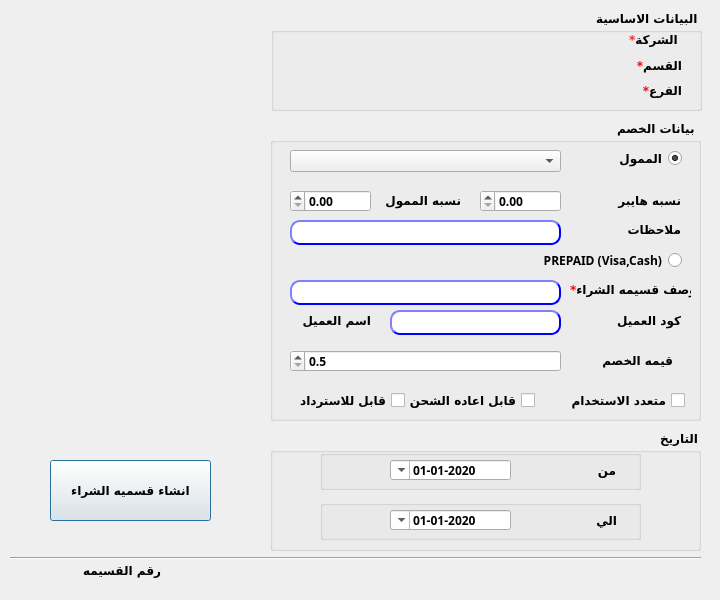
<?xml version="1.0" encoding="UTF-8"?>
<ui version="4.0">
 <class>CustomerGP</class>
 <widget class="QDialog" name="CustomerGP">
  <property name="geometry">
   <rect>
    <x>0</x>
    <y>0</y>
    <width>720</width>
    <height>600</height>
   </rect>
  </property>
  <property name="minimumSize">
   <size>
    <width>720</width>
    <height>600</height>
   </size>
  </property>
  <property name="maximumSize">
   <size>
    <width>720</width>
    <height>600</height>
   </size>
  </property>
  <property name="windowTitle">
   <string>انشاء قسيمه شراء</string>
  </property>
  <property name="layoutDirection">
   <enum>Qt::RightToLeft</enum>
  </property>
  <widget class="QPushButton" name="BTN_createVoucher">
   <property name="geometry">
    <rect>
     <x>50</x>
     <y>460</y>
     <width>161</width>
     <height>61</height>
    </rect>
   </property>
   <property name="font">
    <font>
     <family>29LT Bukra Regular</family>
     <weight>75</weight>
     <bold>true</bold>
    </font>
   </property>
   <property name="layoutDirection">
    <enum>Qt::RightToLeft</enum>
   </property>
   <property name="styleSheet">
    <string notr="true"/>
   </property>
   <property name="text">
    <string>انشاء قسميه الشراء</string>
   </property>
  </widget>
  <widget class="QLabel" name="label_num">
   <property name="geometry">
    <rect>
     <x>10</x>
     <y>560</y>
     <width>47</width>
     <height>21</height>
    </rect>
   </property>
   <property name="font">
    <font>
     <family>29LT Bukra Regular</family>
     <weight>75</weight>
     <bold>true</bold>
    </font>
   </property>
   <property name="text">
    <string/>
   </property>
  </widget>
  <widget class="QLabel" name="label_2">
   <property name="geometry">
    <rect>
     <x>80</x>
     <y>560</y>
     <width>81</width>
     <height>20</height>
    </rect>
   </property>
   <property name="font">
    <font>
     <family>29LT Bukra Regular</family>
     <weight>75</weight>
     <bold>true</bold>
    </font>
   </property>
   <property name="text">
    <string>رقم القسيمه : </string>
   </property>
  </widget>
  <widget class="QGroupBox" name="groupBox">
   <property name="geometry">
    <rect>
     <x>271</x>
     <y>10</y>
     <width>431</width>
     <height>101</height>
    </rect>
   </property>
   <property name="font">
    <font>
     <family>29LT Bukra Regular</family>
     <weight>75</weight>
     <bold>true</bold>
    </font>
   </property>
   <property name="title">
    <string>البيانات الاساسية</string>
   </property>
   <widget class="QWidget" name="">
    <property name="geometry">
     <rect>
      <x>350</x>
      <y>20</y>
      <width>61</width>
      <height>71</height>
     </rect>
    </property>
    <property name="font">
     <font>
      <family>29LT Bukra Regular</family>
      <weight>75</weight>
      <bold>true</bold>
     </font>
    </property>
    <layout class="QVBoxLayout" name="verticalLayout">
     <item>
      <widget class="QLabel" name="desc_6">
       <property name="font">
        <font>
         <family>29LT Bukra Regular</family>
         <weight>75</weight>
         <bold>true</bold>
        </font>
       </property>
       <property name="layoutDirection">
        <enum>Qt::RightToLeft</enum>
       </property>
       <property name="text">
        <string>&lt;html&gt;&lt;head/&gt;&lt;body&gt;&lt;p align=&quot;right&quot;&gt;&lt;span style=&quot; color:#ef2929;&quot;&gt;*&lt;/span&gt;الشركة &lt;/p&gt;&lt;/body&gt;&lt;/html&gt;</string>
       </property>
      </widget>
     </item>
     <item>
      <widget class="QLabel" name="desc_8">
       <property name="font">
        <font>
         <family>29LT Bukra Regular</family>
         <weight>75</weight>
         <bold>true</bold>
        </font>
       </property>
       <property name="layoutDirection">
        <enum>Qt::RightToLeft</enum>
       </property>
       <property name="text">
        <string>&lt;html&gt;&lt;head/&gt;&lt;body&gt;&lt;p align=&quot;right&quot;&gt;&lt;span style=&quot; color:#ff0000;&quot;&gt;*&lt;/span&gt;القسم&lt;/p&gt;&lt;/body&gt;&lt;/html&gt;</string>
       </property>
      </widget>
     </item>
     <item>
      <widget class="QLabel" name="desc_7">
       <property name="font">
        <font>
         <family>29LT Bukra Regular</family>
         <weight>75</weight>
         <bold>true</bold>
        </font>
       </property>
       <property name="layoutDirection">
        <enum>Qt::RightToLeft</enum>
       </property>
       <property name="text">
        <string>&lt;html&gt;&lt;head/&gt;&lt;body&gt;&lt;p align=&quot;right&quot;&gt;&lt;span style=&quot; color:#ff0000;&quot;&gt;*&lt;/span&gt;الفرع&lt;/p&gt;&lt;/body&gt;&lt;/html&gt;</string>
       </property>
      </widget>
     </item>
    </layout>
   </widget>
  </widget>
  <widget class="QGroupBox" name="groupBox_2">
   <property name="geometry">
    <rect>
     <x>270</x>
     <y>120</y>
     <width>431</width>
     <height>301</height>
    </rect>
   </property>
   <property name="font">
    <font>
     <family>29LT Bukra Regular</family>
     <weight>75</weight>
     <bold>true</bold>
    </font>
   </property>
   <property name="title">
    <string>بيانات الخصم</string>
   </property>
   <widget class="QRadioButton" name="radioButton">
    <property name="geometry">
     <rect>
      <x>330</x>
      <y>30</y>
      <width>82</width>
      <height>17</height>
     </rect>
    </property>
    <property name="font">
     <font>
      <family>29LT Bukra Regular</family>
      <weight>75</weight>
      <bold>true</bold>
     </font>
    </property>
    <property name="text">
     <string>الممول</string>
    </property>
    <property name="checked">
     <bool>true</bool>
    </property>
   </widget>
   <widget class="QDoubleSpinBox" name="LE_desc_6">
    <property name="geometry">
     <rect>
      <x>20</x>
      <y>70</y>
      <width>81</width>
      <height>22</height>
     </rect>
    </property>
    <property name="font">
     <font>
      <family>29LT Bukra Regular</family>
      <weight>75</weight>
      <bold>true</bold>
     </font>
    </property>
    <property name="styleSheet">
     <string notr="true"/>
    </property>
    <property name="minimum">
     <double>0.000000000000000</double>
    </property>
    <property name="maximum">
     <double>100.000000000000000</double>
    </property>
    <property name="value">
     <double>0.000000000000000</double>
    </property>
   </widget>
   <widget class="QLineEdit" name="LE_desc_7">
    <property name="geometry">
     <rect>
      <x>20</x>
      <y>100</y>
      <width>271</width>
      <height>25</height>
     </rect>
    </property>
    <property name="font">
     <font>
      <family>29LT Bukra Regular</family>
      <weight>75</weight>
      <bold>true</bold>
     </font>
    </property>
    <property name="styleSheet">
     <string notr="true">QLineEdit{
                                        background-color: white;
                                        border-style: outset;
                                        border-width: 2px;
                                        border-radius: 10px;
                                        border-color: blue;
                                        min-width: 6em;
                                        }
                                        QLineEdit:hover {
                                        background: qradialgradient(
                                        cx: 0.3, cy: -0.4, fx: 0.3, fy: -0.4,
                                        radius: 1.35, stop: 0 #fff, stop: 1 #bbb
                                        );
                                        }
                                       QLineEdit:pressed {
                                        border-style: inset;
                                        background: qradialgradient(
                                        cx: 0.4, cy: -0.1, fx: 0.4, fy: -0.1,
                                        radius: 1.35, stop: 0 #fff, stop: 1 #ddd
                                        );
                                        }
                                    </string>
    </property>
   </widget>
   <widget class="QCheckBox" name="checkBox_rechange">
    <property name="geometry">
     <rect>
      <x>134</x>
      <y>270</y>
      <width>131</width>
      <height>20</height>
     </rect>
    </property>
    <property name="font">
     <font>
      <family>29LT Bukra Regular</family>
      <weight>75</weight>
      <bold>true</bold>
     </font>
    </property>
    <property name="layoutDirection">
     <enum>Qt::RightToLeft</enum>
    </property>
    <property name="text">
     <string>قابل اعاده الشحن</string>
    </property>
   </widget>
   <widget class="QCheckBox" name="checkBox_Multi">
    <property name="geometry">
     <rect>
      <x>294</x>
      <y>270</y>
      <width>121</width>
      <height>20</height>
     </rect>
    </property>
    <property name="font">
     <font>
      <family>29LT Bukra Regular</family>
      <weight>75</weight>
      <bold>true</bold>
     </font>
    </property>
    <property name="layoutDirection">
     <enum>Qt::RightToLeft</enum>
    </property>
    <property name="text">
     <string>متعدد الاستخدام</string>
    </property>
   </widget>
   <widget class="QLabel" name="label_4">
    <property name="geometry">
     <rect>
      <x>110</x>
      <y>70</y>
      <width>81</width>
      <height>21</height>
     </rect>
    </property>
    <property name="font">
     <font>
      <family>29LT Bukra Regular</family>
      <weight>75</weight>
      <bold>true</bold>
     </font>
    </property>
    <property name="text">
     <string>نسبه الممول</string>
    </property>
   </widget>
   <widget class="QCheckBox" name="checkBox_refundable">
    <property name="geometry">
     <rect>
      <x>24</x>
      <y>270</y>
      <width>111</width>
      <height>20</height>
     </rect>
    </property>
    <property name="font">
     <font>
      <family>29LT Bukra Regular</family>
      <weight>75</weight>
      <bold>true</bold>
     </font>
    </property>
    <property name="layoutDirection">
     <enum>Qt::RightToLeft</enum>
    </property>
    <property name="text">
     <string>قابل للاسترداد</string>
    </property>
   </widget>
   <widget class="QDoubleSpinBox" name="LE_desc_3">
    <property name="geometry">
     <rect>
      <x>210</x>
      <y>70</y>
      <width>81</width>
      <height>22</height>
     </rect>
    </property>
    <property name="font">
     <font>
      <family>29LT Bukra Regular</family>
      <weight>75</weight>
      <bold>true</bold>
     </font>
    </property>
    <property name="styleSheet">
     <string notr="true"/>
    </property>
    <property name="minimum">
     <double>0.000000000000000</double>
    </property>
    <property name="maximum">
     <double>100.000000000000000</double>
    </property>
    <property name="value">
     <double>0.000000000000000</double>
    </property>
   </widget>
   <widget class="QLabel" name="desc_13">
    <property name="geometry">
     <rect>
      <x>10</x>
      <y>190</y>
      <width>91</width>
      <height>21</height>
     </rect>
    </property>
    <property name="font">
     <font>
      <family>29LT Bukra Regular</family>
      <weight>75</weight>
      <bold>true</bold>
     </font>
    </property>
    <property name="layoutDirection">
     <enum>Qt::RightToLeft</enum>
    </property>
    <property name="text">
     <string>&lt;html&gt;&lt;head/&gt;&lt;body&gt;&lt;p align=&quot;right&quot;&gt;&lt;span style=&quot; color:#ef2929;&quot;&gt;&lt;/span&gt;اسم العميل&lt;/p&gt;&lt;/body&gt;&lt;/html&gt;</string>
    </property>
   </widget>
   <widget class="QComboBox" name="Qcombo_sponser">
    <property name="geometry">
     <rect>
      <x>20</x>
      <y>30</y>
      <width>271</width>
      <height>22</height>
     </rect>
    </property>
    <property name="font">
     <font>
      <family>29LT Bukra Regular</family>
      <weight>75</weight>
      <bold>true</bold>
     </font>
    </property>
    <property name="layoutDirection">
     <enum>Qt::LeftToRight</enum>
    </property>
   </widget>
   <widget class="QLabel" name="label_3">
    <property name="geometry">
     <rect>
      <x>320</x>
      <y>70</y>
      <width>91</width>
      <height>21</height>
     </rect>
    </property>
    <property name="font">
     <font>
      <family>29LT Bukra Regular</family>
      <weight>75</weight>
      <bold>true</bold>
     </font>
    </property>
    <property name="text">
     <string>نسبه هايبر</string>
    </property>
   </widget>
   <widget class="QRadioButton" name="radioButton_2">
    <property name="geometry">
     <rect>
      <x>261</x>
      <y>130</y>
      <width>151</width>
      <height>20</height>
     </rect>
    </property>
    <property name="font">
     <font>
      <family>29LT Bukra Regular</family>
      <weight>75</weight>
      <bold>true</bold>
     </font>
    </property>
    <property name="text">
     <string>PREPAID (Visa,Cash)</string>
    </property>
   </widget>
   <widget class="QDoubleSpinBox" name="LE_desc_2">
    <property name="geometry">
     <rect>
      <x>20</x>
      <y>230</y>
      <width>271</width>
      <height>22</height>
     </rect>
    </property>
    <property name="font">
     <font>
      <family>29LT Bukra Regular</family>
      <weight>75</weight>
      <bold>true</bold>
     </font>
    </property>
    <property name="styleSheet">
     <string notr="true"/>
    </property>
    <property name="decimals">
     <number>1</number>
    </property>
    <property name="minimum">
     <double>0.500000000000000</double>
    </property>
    <property name="maximum">
     <double>99999.000000000000000</double>
    </property>
    <property name="value">
     <double>0.500000000000000</double>
    </property>
   </widget>
   <widget class="QLabel" name="label">
    <property name="geometry">
     <rect>
      <x>312</x>
      <y>230</y>
      <width>91</width>
      <height>21</height>
     </rect>
    </property>
    <property name="font">
     <font>
      <family>29LT Bukra Regular</family>
      <weight>75</weight>
      <bold>true</bold>
     </font>
    </property>
    <property name="text">
     <string>قيمه الخصم</string>
    </property>
   </widget>
   <widget class="QLabel" name="desc_11">
    <property name="geometry">
     <rect>
      <x>330</x>
      <y>190</y>
      <width>81</width>
      <height>21</height>
     </rect>
    </property>
    <property name="font">
     <font>
      <family>29LT Bukra Regular</family>
      <weight>75</weight>
      <bold>true</bold>
     </font>
    </property>
    <property name="layoutDirection">
     <enum>Qt::RightToLeft</enum>
    </property>
    <property name="text">
     <string>&lt;html&gt;&lt;head/&gt;&lt;body&gt;&lt;p align=&quot;right&quot;&gt;&lt;span style=&quot; color:#ef2929;&quot;&gt;&lt;/span&gt;كود العميل&lt;/p&gt;&lt;/body&gt;&lt;/html&gt;</string>
    </property>
   </widget>
   <widget class="QLineEdit" name="LE_desc">
    <property name="geometry">
     <rect>
      <x>20</x>
      <y>160</y>
      <width>271</width>
      <height>25</height>
     </rect>
    </property>
    <property name="font">
     <font>
      <family>29LT Bukra Regular</family>
      <weight>75</weight>
      <bold>true</bold>
     </font>
    </property>
    <property name="styleSheet">
     <string notr="true">QLineEdit{
                                        background-color: white;
                                        border-style: outset;
                                        border-width: 2px;
                                        border-radius: 10px;
                                        border-color: blue;
                                        min-width: 6em;
                                        }
                                        QLineEdit:hover {
                                        background: qradialgradient(
                                        cx: 0.3, cy: -0.4, fx: 0.3, fy: -0.4,
                                        radius: 1.35, stop: 0 #fff, stop: 1 #bbb
                                        );
                                        }
                                       QLineEdit:pressed {
                                        border-style: inset;
                                        background: qradialgradient(
                                        cx: 0.4, cy: -0.1, fx: 0.4, fy: -0.1,
                                        radius: 1.35, stop: 0 #fff, stop: 1 #ddd
                                        );
                                        }
                                    </string>
    </property>
   </widget>
   <widget class="QLineEdit" name="LE_desc_5">
    <property name="geometry">
     <rect>
      <x>120</x>
      <y>190</y>
      <width>171</width>
      <height>25</height>
     </rect>
    </property>
    <property name="font">
     <font>
      <family>29LT Bukra Regular</family>
      <weight>75</weight>
      <bold>true</bold>
     </font>
    </property>
    <property name="styleSheet">
     <string notr="true">QLineEdit{
                                        background-color: white;
                                        border-style: outset;
                                        border-width: 2px;
                                        border-radius: 10px;
                                        border-color: blue;
                                        min-width: 6em;
                                        }
                                        QLineEdit:hover {
                                        background: qradialgradient(
                                        cx: 0.3, cy: -0.4, fx: 0.3, fy: -0.4,
                                        radius: 1.35, stop: 0 #fff, stop: 1 #bbb
                                        );
                                        }
                                       QLineEdit:pressed {
                                        border-style: inset;
                                        background: qradialgradient(
                                        cx: 0.4, cy: -0.1, fx: 0.4, fy: -0.1,
                                        radius: 1.35, stop: 0 #fff, stop: 1 #ddd
                                        );
                                        }
                                    </string>
    </property>
   </widget>
   <widget class="QLabel" name="desc_5">
    <property name="geometry">
     <rect>
      <x>340</x>
      <y>100</y>
      <width>71</width>
      <height>20</height>
     </rect>
    </property>
    <property name="font">
     <font>
      <family>29LT Bukra Regular</family>
      <weight>75</weight>
      <bold>true</bold>
     </font>
    </property>
    <property name="text">
     <string>&lt;html&gt;&lt;head/&gt;&lt;body&gt;&lt;p align=&quot;right&quot;&gt;ملاحظات&lt;/p&gt;&lt;/body&gt;&lt;/html&gt;</string>
    </property>
   </widget>
   <widget class="QLabel" name="desc">
    <property name="geometry">
     <rect>
      <x>300</x>
      <y>160</y>
      <width>121</width>
      <height>20</height>
     </rect>
    </property>
    <property name="font">
     <font>
      <family>29LT Bukra Regular</family>
      <weight>75</weight>
      <bold>true</bold>
     </font>
    </property>
    <property name="text">
     <string>&lt;html&gt;&lt;head/&gt;&lt;body&gt;&lt;p align=&quot;right&quot;&gt;&lt;span style=&quot; color:#ff0000;&quot;&gt;*&lt;/span&gt;وصف قسيمه الشراء&lt;/p&gt;&lt;/body&gt;&lt;/html&gt;</string>
    </property>
   </widget>
  </widget>
  <widget class="QGroupBox" name="groupBox_3">
   <property name="geometry">
    <rect>
     <x>270</x>
     <y>430</y>
     <width>431</width>
     <height>121</height>
    </rect>
   </property>
   <property name="font">
    <font>
     <family>29LT Bukra Regular</family>
     <weight>75</weight>
     <bold>true</bold>
    </font>
   </property>
   <property name="title">
    <string>التاريخ</string>
   </property>
   <widget class="QGroupBox" name="groupBox_5">
    <property name="geometry">
     <rect>
      <x>50</x>
      <y>20</y>
      <width>321</width>
      <height>40</height>
     </rect>
    </property>
    <property name="font">
     <font>
      <family>29LT Bukra Regular</family>
      <weight>75</weight>
      <bold>true</bold>
     </font>
    </property>
    <property name="title">
     <string/>
    </property>
    <widget class="QDateTimeEdit" name="Qdate_from">
     <property name="geometry">
      <rect>
       <x>70</x>
       <y>10</y>
       <width>121</width>
       <height>20</height>
      </rect>
     </property>
     <property name="font">
      <font>
       <family>29LT Bukra Regular</family>
       <weight>75</weight>
       <bold>true</bold>
      </font>
     </property>
     <property name="layoutDirection">
      <enum>Qt::RightToLeft</enum>
     </property>
     <property name="minimumDateTime">
      <datetime>
       <hour>0</hour>
       <minute>0</minute>
       <second>0</second>
       <year>2020</year>
       <month>1</month>
       <day>1</day>
      </datetime>
     </property>
     <property name="displayFormat">
      <string>yyyy-MM-dd</string>
     </property>
     <property name="calendarPopup">
      <bool>true</bool>
     </property>
    </widget>
    <widget class="QLabel" name="desc_3">
     <property name="geometry">
      <rect>
       <x>275</x>
       <y>10</y>
       <width>21</width>
       <height>20</height>
      </rect>
     </property>
     <property name="font">
      <font>
       <family>29LT Bukra Regular</family>
       <weight>75</weight>
       <bold>true</bold>
      </font>
     </property>
     <property name="layoutDirection">
      <enum>Qt::RightToLeft</enum>
     </property>
     <property name="text">
      <string>من</string>
     </property>
    </widget>
   </widget>
   <widget class="QGroupBox" name="groupBox_4">
    <property name="geometry">
     <rect>
      <x>50</x>
      <y>70</y>
      <width>321</width>
      <height>40</height>
     </rect>
    </property>
    <property name="font">
     <font>
      <family>29LT Bukra Regular</family>
      <weight>75</weight>
      <bold>true</bold>
     </font>
    </property>
    <property name="title">
     <string/>
    </property>
    <widget class="QDateTimeEdit" name="Qdate_to">
     <property name="geometry">
      <rect>
       <x>70</x>
       <y>10</y>
       <width>121</width>
       <height>20</height>
      </rect>
     </property>
     <property name="font">
      <font>
       <family>29LT Bukra Regular</family>
       <weight>75</weight>
       <bold>true</bold>
      </font>
     </property>
     <property name="layoutDirection">
      <enum>Qt::RightToLeft</enum>
     </property>
     <property name="minimumDateTime">
      <datetime>
       <hour>0</hour>
       <minute>0</minute>
       <second>0</second>
       <year>2020</year>
       <month>1</month>
       <day>1</day>
      </datetime>
     </property>
     <property name="displayFormat">
      <string>yyyy-MM-dd</string>
     </property>
     <property name="calendarPopup">
      <bool>true</bool>
     </property>
    </widget>
    <widget class="QLabel" name="desc_4">
     <property name="geometry">
      <rect>
       <x>276</x>
       <y>10</y>
       <width>21</width>
       <height>20</height>
      </rect>
     </property>
     <property name="font">
      <font>
       <family>29LT Bukra Regular</family>
       <weight>75</weight>
       <bold>true</bold>
      </font>
     </property>
     <property name="layoutDirection">
      <enum>Qt::RightToLeft</enum>
     </property>
     <property name="text">
      <string>الي</string>
     </property>
    </widget>
   </widget>
  </widget>
  <widget class="Line" name="line">
   <property name="geometry">
    <rect>
     <x>10</x>
     <y>550</y>
     <width>691</width>
     <height>16</height>
    </rect>
   </property>
   <property name="font">
    <font>
     <family>29LT Bukra Regular</family>
     <weight>75</weight>
     <bold>true</bold>
    </font>
   </property>
   <property name="orientation">
    <enum>Qt::Horizontal</enum>
   </property>
  </widget>
 </widget>
 <resources/>
 <connections/>
</ui>
